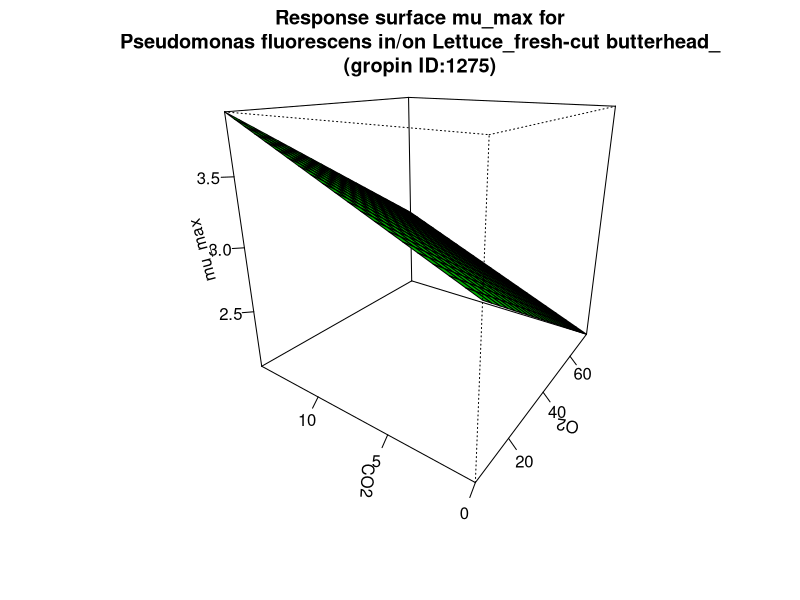

Reproduce this figure in R.
#############################
# start of Parameter script
#############################
O2 <- seq(5.005,74.9250749250749,length.out=21)
CO2 <- seq(0,14.985014985015,length.out=21)
#############################
# end of Parameter script
#############################
############################# 
# start of Model script Gropin ID 1275 
#############################
 
# constant coefficients for this model
 
variables <- data.frame(O2,CO2)
argumentsPar <- expand.grid(variables)
 
# heart of the model
response_surface <- function(O2,CO2) {
   mumax <-3.23-0.016*O2+0.051*CO2

return(mumax=mumax)
} 

# output parameters
mumax <- cbind(argumentsPar,response_surface(argumentsPar['O2'],argumentsPar['CO2']))
colnames(mumax) <- c(colnames(argumentsPar),'mumax')
#############################
# End of Model script
#############################
############################# 
# start of Visualisation script Gropin ID 1275 
#############################
persp(O2,CO2,matrix(unlist(mumax$mumax),nrow=21),col = 'green',xlab='O2',ylab='CO2',zlab='mu_max',main='Response surface mu_max for
Pseudomonas fluorescens in/on Lettuce_fresh-cut butterhead_
(gropin ID:1275)',theta=305,phi=20,shade=0.25,ticktype = 'detailed')
#############################
# End of Visualisation script
#############################
